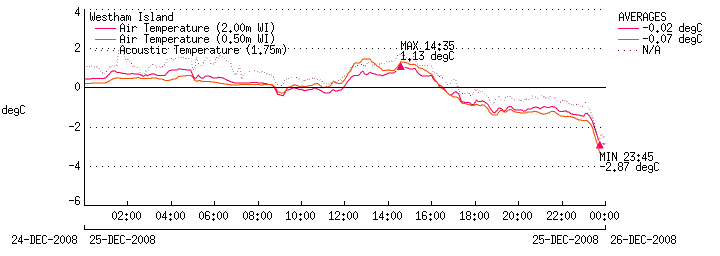
#> input picture _3_pre_post_process/Vancouver_temperature.gif, 720 x 256 px
$ python _14_Vancouver_gif_to_csv.py
#> lines starting #> are read from the running program, lines starting #| are printed output that depends on the picture
'''
1. Request gif from url, daily temperature plot
2. Extract temperature data from gif
3. Save data to csv
'''
from PIL import Image

# Import modules
import requests
import numpy as np
import pandas as pd


# Define functions
def get_gif(url, filename):
    '''
    1. Request gif from url, daily temperature plot
    2. Save gif to file
    '''
#> (the call stopped at in get_gif, `r = requests.get(url, stream=True)`: the network is not available in this run)
    # Request gif from url
    r = requests.get(url, stream=True)
    # Save gif to file
    with open(filename, 'wb') as f:
        for chunk in r.iter_content(chunk_size=1024):
            if chunk:
                f.write(chunk)
                f.flush()
    return filename

def extract_data(filename):
    '''
    1. Display gif
    2. get lines of data
    3. get data from lines
    4. save data to csv
    '''
#> called with filename = 'Vancouver_temperature.gif'
    # Display gif
    im = Image.open(filename)
#> im is the input picture: PIL image 720x256 P; mean R, G, B 246.3, 244.6, 244.8
    im.show()
    # Extract temperature data from gif
    data = np.array(Image.open(filename))
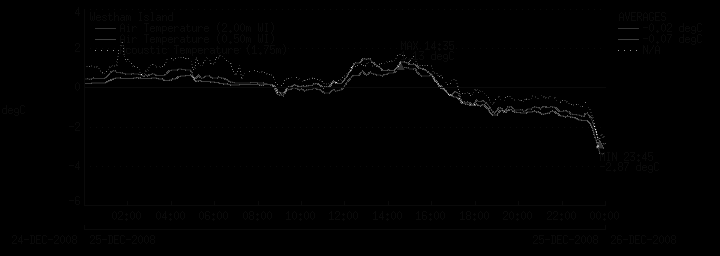
#> data: shape (256, 720); min 0, max 25, mean 0.1; drawn with min black and max white
    # Save data to csv
    df = pd.DataFrame(data)
#> df = table of 256 rows and 720 columns
    df.to_csv('Vancouver_temperature.csv', index=False)
    return df

# Main
if __name__ == '__main__':
    # Request gif from url, daily temperature plot
    url = 'https://ibis.geog.ubc.ca/~epicc/webdata/resources/images/WI_DT_2008_360.gif'
    filename = 'Vancouver_temperature.gif'
    get_gif(url, filename)
    # Extract temperature data from gif
    extract_data(filename)
